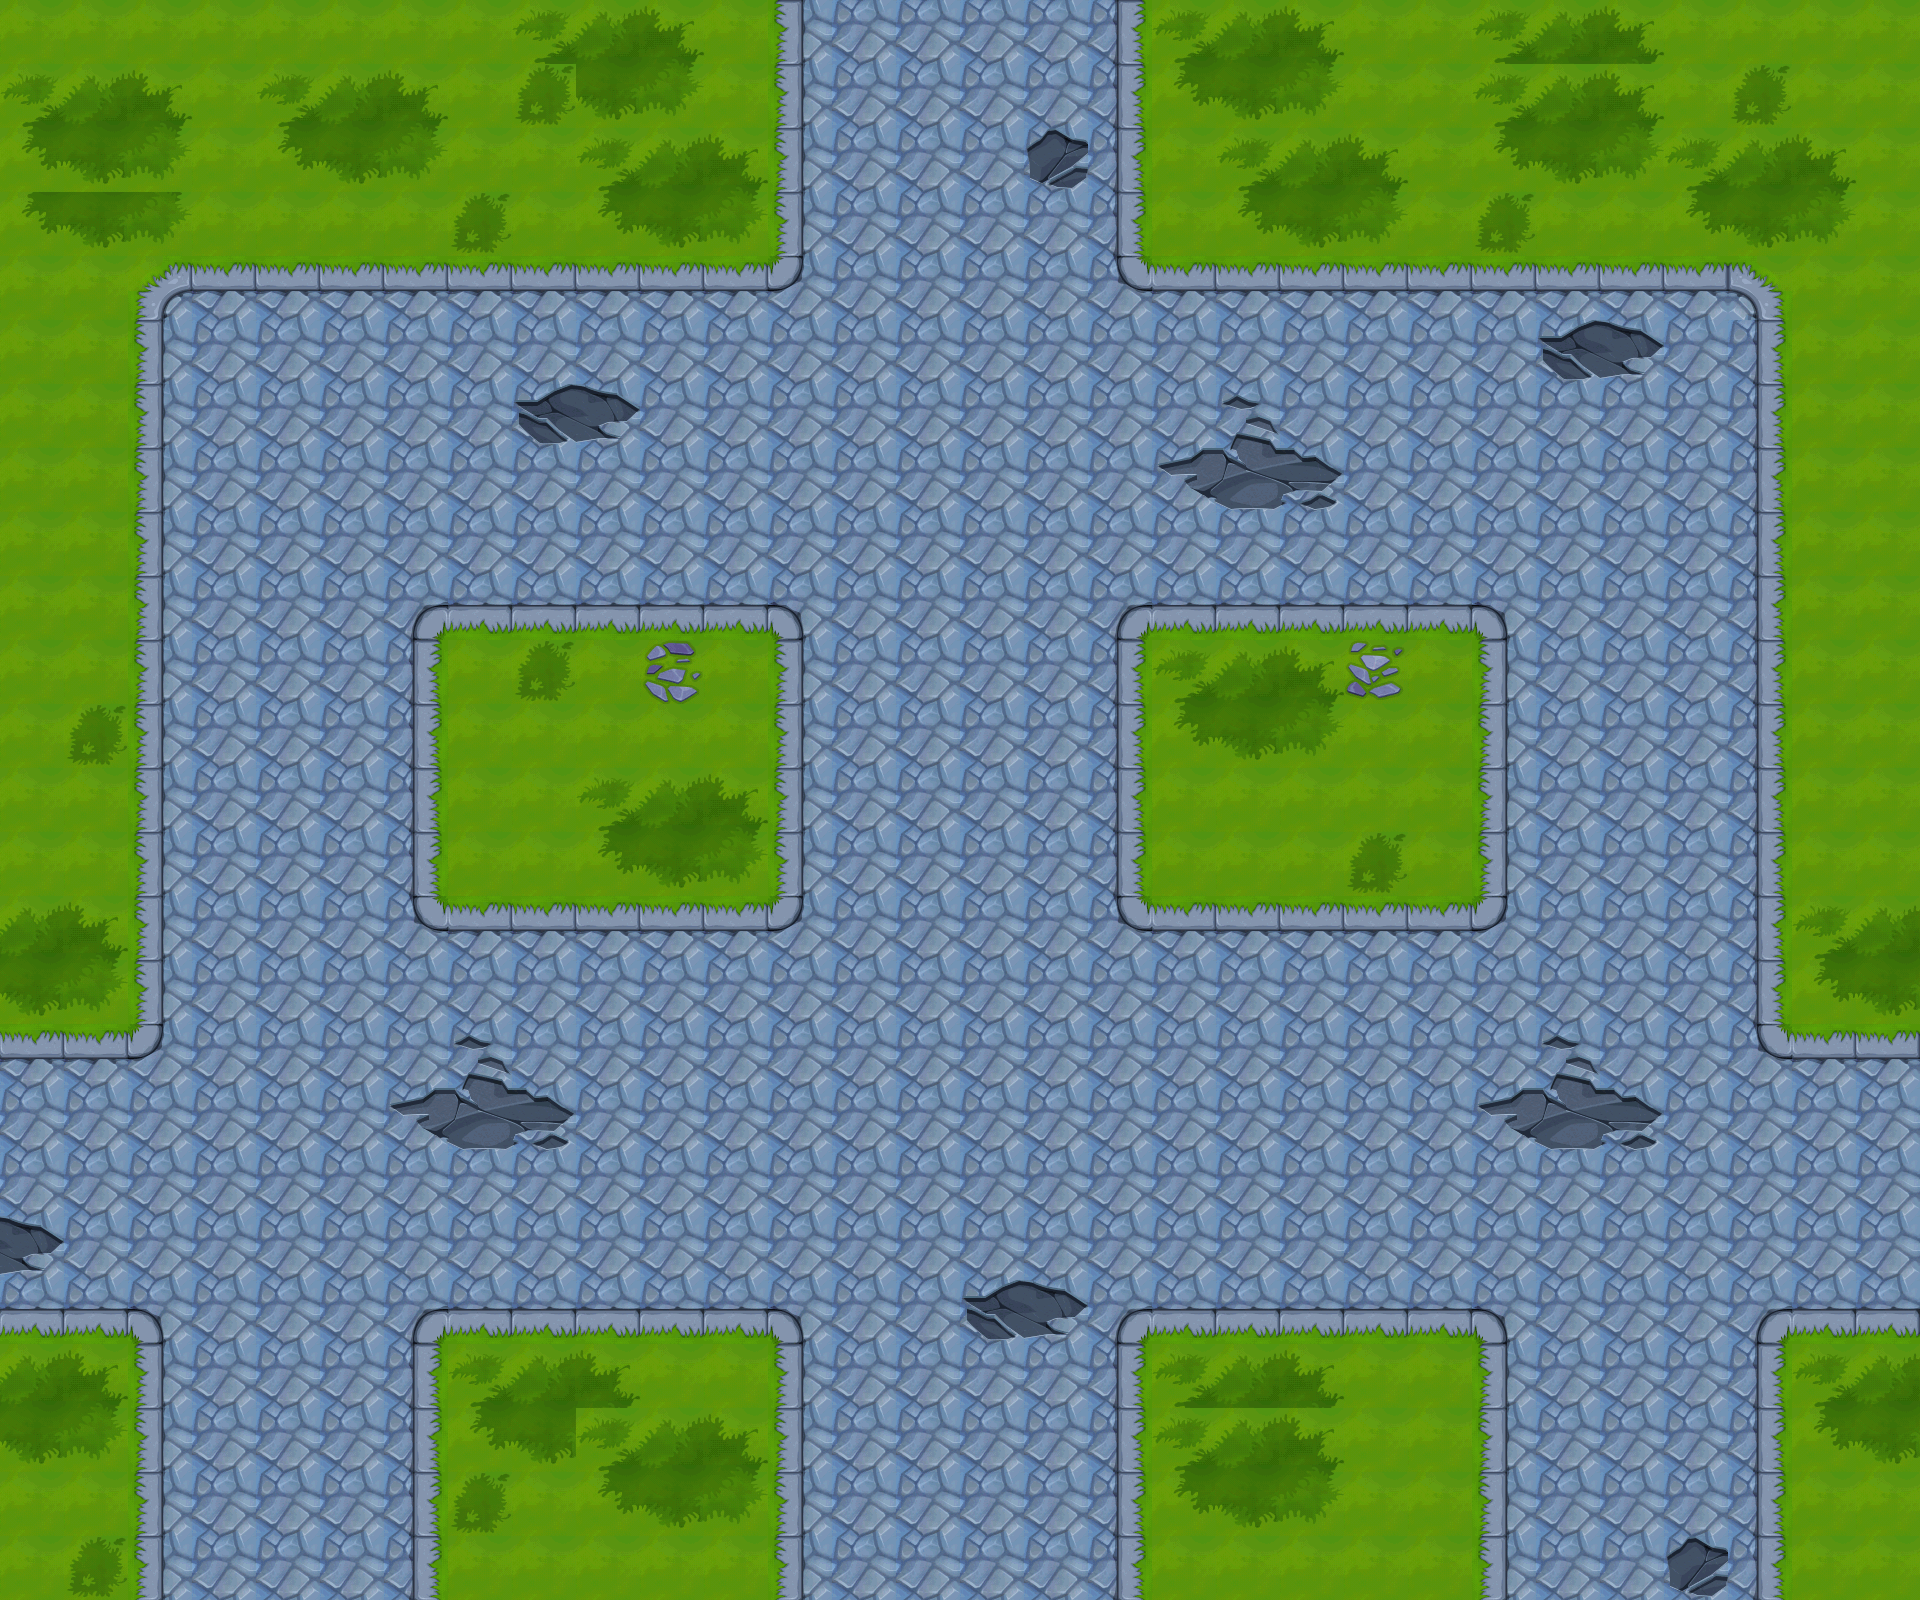

Tiled map render using the project's own tile images. Description and the map definition, with tile-layer contents summarised, below:
An orthogonal 30x25 tile map with 64x64 px tiles, 1 tile layer (background), 32 tilesets and 92 objects (17x collide, 7x collide_bullet).

<map version="1.0" orientation="orthogonal" width="30" height="25" tilewidth="64" tileheight="64">
 <tileset firstgid="1" name="bg06" tilewidth="64" tileheight="64">
  <image source="bg06.png" width="512" height="256" />
 </tileset>
 <tileset firstgid="33" name="jianzhu06_shu03" tilewidth="284" tileheight="274">
  <image source="jianzhu06_shu03.png" width="284" height="276" />
 </tileset>
 <tileset firstgid="34" name="jianzhu06_shu" tilewidth="291" tileheight="267">
  <image source="jianzhu06_shu.png" width="291" height="267" />
 </tileset>
 <tileset firstgid="35" name="jianzhu06_shu02" tilewidth="291" tileheight="267">
  <image source="jianzhu06_shu02.png" width="291" height="267" />
 </tileset>
 <tileset firstgid="36" name="jianzhu06_shitou" tilewidth="137" tileheight="83">
  <image source="jianzhu06_shitou.png" width="137" height="83" />
 </tileset>
 <tileset firstgid="37" name="jianzhu_lvhua" tilewidth="266" tileheight="142">
  <image source="jianzhu_lvhua.png" width="266" height="142" />
 </tileset>
 <tileset firstgid="38" name="jianzhu06_cao" tilewidth="125" tileheight="131">
  <image source="jianzhu06_cao.png" width="125" height="131" />
 </tileset>
 <tileset firstgid="39" name="jianzhu06_shui04" tilewidth="102" tileheight="54">
  <image source="jianzhu06_shui04.png" width="102" height="54" />
 </tileset>
 <tileset firstgid="40" name="jianzhu06_shui03" tilewidth="116" tileheight="54">
  <image source="jianzhu06_shui03.png" width="116" height="54" />
 </tileset>
 <tileset firstgid="41" name="jianzhu06_shui01" tilewidth="127" tileheight="65">
  <image source="jianzhu06_shui01.png" width="127" height="65" />
 </tileset>
 <tileset firstgid="42" name="jianzhu06_shui02" tilewidth="371" tileheight="217">
  <image source="jianzhu06_shui02.png" width="371" height="217" />
 </tileset>
 <tileset firstgid="43" name="jianzhu06_ken02" tilewidth="151" tileheight="79">
  <image source="jianzhu06_ken02.png" width="151" height="79" />
 </tileset>
 <tileset firstgid="44" name="jianzhu06_ken01" tilewidth="143" tileheight="56">
  <image source="jianzhu06_ken01.png" width="143" height="56" />
 </tileset>
 <tileset firstgid="45" name="jianzhu_xiangzi03" tilewidth="122" tileheight="76">
  <image source="jianzhu_xiangzi03.png" width="122" height="76" />
 </tileset>
 <tileset firstgid="46" name="jianzhu_xiangzi02" tilewidth="122" tileheight="126">
  <image source="jianzhu_xiangzi02.png" width="122" height="126" />
 </tileset>
 <tileset firstgid="47" name="jianzhu_xiangzi06" tilewidth="90" tileheight="113">
  <image source="jianzhu_xiangzi06.png" width="90" height="113" />
 </tileset>
 <tileset firstgid="48" name="jianzhu_xiangzi05" tilewidth="150" tileheight="170">
  <image source="jianzhu_xiangzi05.png" width="150" height="170" />
 </tileset>
 <tileset firstgid="49" name="jianzhu_xiangzi01" tilewidth="71" tileheight="80">
  <image source="jianzhu_xiangzi01.png" width="71" height="80" />
 </tileset>
 <tileset firstgid="50" name="jianzhu_xiangzi04" tilewidth="183" tileheight="126">
  <image source="jianzhu_xiangzi04.png" width="183" height="126" />
 </tileset>
 <tileset firstgid="51" name="jianzhu_xiangzi07" tilewidth="92" tileheight="112">
  <image source="jianzhu_xiangzi07.png" width="92" height="112" />
 </tileset>
 <tileset firstgid="52" name="jianzhu_qiang01" tilewidth="92" tileheight="54">
  <image source="jianzhu_qiang01.png" width="92" height="54" />
 </tileset>
 <tileset firstgid="53" name="yunbingche1" tilewidth="345" tileheight="247">
  <image source="yunbingche1.png" width="345" height="247" />
 </tileset>
 <tileset firstgid="54" name="yunbingche2" tilewidth="345" tileheight="245">
  <image source="yunbingche2.png" width="345" height="245" />
 </tileset>
 <tileset firstgid="55" name="shabao" tilewidth="113" tileheight="68">
  <image source="shabao.png" width="113" height="68" />
 </tileset>
 <tileset firstgid="56" name="jianzhu2_xiangzi0" tilewidth="192" tileheight="168">
  <image source="jianzhu2_xiangzi0.png" width="192" height="168" />
 </tileset>
 <tileset firstgid="57" name="jianzhu_xuezi01" tilewidth="242" tileheight="196">
  <image source="jianzhu_xuezi01.png" width="242" height="196" />
 </tileset>
 <tileset firstgid="58" name="jianzhu_xuezi02" tilewidth="219" tileheight="141">
  <image source="jianzhu_xuezi02.png" width="219" height="141" />
 </tileset>
 <tileset firstgid="59" name="jianzhu_xuezi03" tilewidth="192" tileheight="132">
  <image source="jianzhu_xuezi03.png" width="192" height="132" />
 </tileset>
 <tileset firstgid="60" name="jianzhu_xuezi04" tilewidth="421" tileheight="156">
  <image source="jianzhu_xuezi04.png" width="421" height="156" />
 </tileset>
 <tileset firstgid="61" name="jianzhu_xuezi05" tilewidth="180" tileheight="297">
  <image source="jianzhu_xuezi05.png" width="180" height="297" />
 </tileset>
 <tileset firstgid="62" name="jianzhu_langan" tilewidth="258" tileheight="59">
  <image source="jianzhu_langan.png" width="258" height="59" />
 </tileset>
 <tileset firstgid="63" name="pic_jingjie03" tilewidth="534" tileheight="86">
  <image source="pic_jingjie03.png" width="534" height="86" />
 </tileset>
 <layer name="background" width="30" height="25">
  <data>[750 cells, 750 non-empty, 28 distinct tile ids]</data>
 </layer>
 <objectgroup name="huatan1" width="30" height="25">
  <properties>
   <property name="filename" value="jianzhu_lvhua.png" />
   <property name="groundlayer" value="1" />
  </properties>
  <object gid="37" x="1183" y="842" />
  <object gid="37" x="480" y="835" />
 </objectgroup>
 <objectgroup name="zhihuitai" width="30" height="25">
  <properties>
   <property name="filename" value="pic_jingjie03.png" />
   <property name="groundlayer" value="1" />
  </properties>
  <object gid="63" x="648" y="75">
   <properties>
    <property name="groundZ" value="1" />
   </properties>
  </object>
 </objectgroup>
 <objectgroup name="huatan2" width="30" height="25">
  <properties>
   <property name="filename" value="jianzhu06_cao.png" />
   <property name="groundlayer" value="1" />
  </properties>
  <object gid="38" x="2082" y="777" />
 </objectgroup>
 <objectgroup name="shu1" width="30" height="25">
  <properties>
   <property name="buildlayer" value="1" />
   <property name="filename" value="jianzhu06_shu03.png" />
  </properties>
  <object gid="33" x="1089" y="178" />
  <object gid="33" x="-75" y="391" />
  <object gid="33" x="506" y="193" />
  <object gid="33" x="1495" y="180" />
  <object gid="33" x="1171" y="1568" />
  <object gid="33" x="1727" y="1022" />
  <object gid="33" x="1727" y="625" />
  <object gid="33" x="-88" y="1023" />
  <object gid="33" x="-91" y="1655" />
  <object gid="33" x="1727" y="1652" />
 </objectgroup>
 <objectgroup name="shu2" width="30" height="25">
  <properties>
   <property name="buildlayer" value="1" />
   <property name="filename" value="jianzhu06_shu02.png" />
  </properties>
  <object gid="35" x="1714" y="394" />
  <object gid="35" x="112" y="194" />
  <object gid="35" x="-88" y="779" />
  <object gid="35" x="332" y="196" />
  <object gid="35" x="1173" y="1727" />
  <object gid="35" x="1720" y="826" />
  <object gid="35" x="457" y="1585" />
  <object gid="35" x="-87" y="582" />
  <object gid="35" x="1715" y="212" />
 </objectgroup>
 <objectgroup name="shu3" width="30" height="25">
  <properties>
   <property name="buildlayer" value="1" />
   <property name="filename" value="jianzhu06_shu.png" />
  </properties>
  <object gid="34" x="-75" y="196" />
  <object gid="34" x="1288" y="185" />
  <object gid="34" x="459" y="1755" />
 </objectgroup>
 <objectgroup name="stone" width="30" height="25">
  <properties>
   <property name="filename" value="jianzhu06_shitou.png" />
   <property name="groundlayer" value="1" />
  </properties>
  <object gid="36" x="1475" y="169" />
  <object gid="36" x="298" y="172" />
 </objectgroup>
 <objectgroup name="shui1" width="30" height="25">
  <properties>
   <property name="filename" value="jianzhu06_shui04.png" />
   <property name="groundlayer" value="1" />
  </properties>
  <object gid="39" x="2273" y="652" />
 </objectgroup>
 <objectgroup name="shui2" width="30" height="25">
  <properties>
   <property name="filename" value="jianzhu06_shui03.png" />
   <property name="groundlayer" value="1" />
  </properties>
  <object gid="40" x="2263" y="798" />
 </objectgroup>
 <objectgroup name="shui3" width="30" height="25">
  <properties>
   <property name="filename" value="jianzhu06_shui03.png" />
   <property name="groundlayer" value="1" />
  </properties>
  <object gid="41" x="2309" y="373" />
 </objectgroup>
 <objectgroup name="shui4" width="30" height="25">
  <properties>
   <property name="filename" value="jianzhu06_shui03.png" />
   <property name="groundlayer" value="1" />
  </properties>
  <object gid="42" x="2055" y="563" />
 </objectgroup>
 <objectgroup name="nitu1" width="30" height="25">
  <properties>
   <property name="filename" value="jianzhu06_shui03.png" />
   <property name="groundlayer" value="1" />
  </properties>
  <object gid="43" x="2188" y="1267" />
 </objectgroup>
 <objectgroup name="nitu2" width="30" height="25">
  <properties>
   <property name="filename" value="jianzhu06_shui03.png" />
   <property name="groundlayer" value="1" />
  </properties>
  <object gid="44" x="2238" y="1136" />
 </objectgroup>
 <objectgroup name="greenboxs" width="30" height="25">
  <properties>
   <property name="filename" value="jianzhu_xiangzi03.png" />
   <property name="groundlayer" value="1" />
  </properties>
  <object gid="45" x="1198" y="897" />
 </objectgroup>
 <objectgroup name="greenboxb" width="30" height="25">
  <properties>
   <property name="filename" value="jianzhu_xiangzi02.png" />
   <property name="groundlayer" value="1" />
  </properties>
  <object gid="46" x="742" y="839">
   <properties>
    <property name="groundZ" value="2" />
   </properties>
  </object>
 </objectgroup>
 <objectgroup name="greenboxbb" width="30" height="25">
  <properties>
   <property name="filename" value="jianzhu2_xiangzi0.png" />
   <property name="groundlayer" value="1" />
  </properties>
  <object gid="56" x="705" y="1687" />
 </objectgroup>
 <objectgroup name="blackboxs" width="30" height="25">
  <properties>
   <property name="filename" value="jianzhu_xiangzi06.png" />
   <property name="groundlayer" value="1" />
  </properties>
  <object gid="47" x="1345" y="906">
   <properties>
    <property name="groundZ" value="2" />
   </properties>
  </object>
 </objectgroup>
 <objectgroup name="blackboxb" width="30" height="25">
  <properties>
   <property name="filename" value="jianzhu_xiangzi05.png" />
   <property name="groundlayer" value="1" />
  </properties>
  <object gid="48" x="1033" y="131">
   <properties>
    <property name="groundZ" value="3" />
   </properties>
  </object>
 </objectgroup>
 <objectgroup name="mutouboxs" width="30" height="25">
  <properties>
   <property name="filename" value="jianzhu_xiangzi01.png" />
   <property name="groundlayer" value="1" />
  </properties>
  <object gid="49" x="2100" y="1161" />
 </objectgroup>
 <objectgroup name="mutouboxb" width="30" height="25">
  <properties>
   <property name="filename" value="jianzhu_xiangzi04.png" />
   <property name="groundlayer" value="1" />
  </properties>
  <object gid="50" x="655" y="123">
   <properties>
    <property name="groundZ" value="1" />
   </properties>
  </object>
 </objectgroup>
 <objectgroup name="shabao" width="30" height="25">
  <properties>
   <property name="buildlayer" value="1" />
   <property name="filename" value="shabao.png" />
  </properties>
  <object gid="55" x="1029" y="163">
   <properties>
    <property name="groundZ" value="5" />
   </properties>
  </object>
  <object gid="55" x="717" y="184" />
  <object gid="55" x="483" y="982" />
 </objectgroup>
 <objectgroup name="M16" width="30" height="25">
  <properties>
   <property name="filename" value="jianzhu_xiangzi07.png" />
   <property name="groundlayer" value="1" />
  </properties>
  <object gid="51" x="760" y="821">
   <properties>
    <property name="groundZ" value="10" />
   </properties>
  </object>
  <object gid="51" x="1340" y="901">
   <properties>
    <property name="groundZ" value="10" />
   </properties>
  </object>
  <object gid="51" x="699" y="97">
   <properties>
    <property name="groundZ" value="10" />
   </properties>
  </object>
 </objectgroup>
 <objectgroup name="SVD" width="30" height="25">
  <properties>
   <property name="filename" value="jianzhu_qiang01.png" />
   <property name="groundlayer" value="1" />
  </properties>
  <object gid="52" x="1043" y="144">
   <properties>
    <property name="groundZ" value="10" />
   </properties>
  </object>
  <object gid="52" x="1215" y="872">
   <properties>
    <property name="groundZ" value="10" />
   </properties>
  </object>
 </objectgroup>
 <objectgroup name="tanke1" width="30" height="25">
  <properties>
   <property name="buildlayer" value="1" />
   <property name="filename" value="yunbingche1.png" />
  </properties>
  <object gid="53" x="1469" y="337" />
 </objectgroup>
 <objectgroup name="tanke2" width="30" height="25">
  <properties>
   <property name="buildlayer" value="1" />
   <property name="filename" value="yunbingche2.png" />
  </properties>
  <object gid="54" x="480" y="978" />
 </objectgroup>
 <objectgroup name="blood1" width="30" height="25">
  <properties>
   <property name="filename" value="jianzhu_xuezi01.png" />
   <property name="groundlayer" value="1" />
  </properties>
  <object gid="57" x="759" y="1210" />
  <object gid="57" x="863" y="715" />
  <object gid="57" x="173" y="1675" />
 </objectgroup>
 <objectgroup name="blood2" width="30" height="25">
  <properties>
   <property name="filename" value="jianzhu_xuezi02.png" />
   <property name="groundlayer" value="1" />
  </properties>
  <object gid="58" x="1392" y="530" />
  <object gid="58" x="1501" y="1645" />
 </objectgroup>
 <objectgroup name="blood3" width="30" height="25">
  <properties>
   <property name="filename" value="jianzhu_xuezi03.png" />
   <property name="groundlayer" value="1" />
  </properties>
  <object gid="59" x="283" y="539" />
  <object gid="59" x="1249" y="1228" />
  <object gid="59" x="1541" y="1026" />
  <object gid="59" x="340" y="1126" />
 </objectgroup>
 <objectgroup name="blood4" width="30" height="25">
  <properties>
   <property name="filename" value="jianzhu_xuezi04.png" />
   <property name="groundlayer" value="1" />
  </properties>
  <object gid="60" x="1636" y="1267" />
  <object gid="60" x="-213" y="1235" />
 </objectgroup>
 <objectgroup name="blood5" width="30" height="25">
  <properties>
   <property name="filename" value="jianzhu_xuezi05.png" />
   <property name="groundlayer" value="1" />
  </properties>
  <object gid="61" x="881" y="1704" />
  <object gid="61" x="831" y="396" />
 </objectgroup>
 <objectgroup name="langan" width="30" height="25">
  <properties>
   <property name="buildlayer" value="1" />
   <property name="filename" value="jianzhu_langan.png" />
  </properties>
  <object gid="62" x="1793" y="1031" />
  <object gid="62" x="1793" y="1373" />
  <object gid="62" x="-141" y="1031" />
  <object gid="62" x="-145" y="1373" />
 </objectgroup>
 <objectgroup name="collide_people" width="30" height="25" visible="0">
  <object type="collide" x="-156" y="115" width="277" height="921" />
  <object type="collide" x="1222" y="1385" width="187" height="477" />
  <object type="collide" x="1028" y="-43" width="805" height="207" />
  <object type="collide" x="-329" y="1336" width="443" height="417" />
  <object type="collide" x="30" y="-24" width="805" height="207" />
  <object type="collide" x="1792" y="1343" width="317" height="519" />
  <object type="collide" x="-145" y="1610" width="2286" height="177" />
  <object type="collide" x="-193" y="968" width="183" height="450" />
  <object type="collide" x="726" y="-187" width="480" height="177" />
  <object type="collide" x="516" y="1397" width="185" height="471" />
  <object type="collide" x="1792" y="151" width="269" height="885" />
  <object type="collide" x="1476" y="73" width="483" height="259" />
  <object type="collide" x="1933" y="949" width="244" height="477" />
  <object type="collide" x="622" y="1513" width="231" height="277" />
  <object type="collide" x="482" y="713" width="338" height="263" />
  <object type="collide" x="1185" y="720" width="262" height="180" />
  <object type="collide" x="738" y="713" width="126" height="126" />
 </objectgroup>
 <objectgroup name="collide_bullet" width="30" height="25" visible="0">
  <object type="collide_bullet" x="485" y="717" width="296" height="141" />
  <object type="collide_bullet" x="572" y="767" width="209" height="128" />
  <object type="collide_bullet" x="727" y="716" width="133" height="80" />
  <object type="collide_bullet" x="1189" y="722" width="255" height="102" />
  <object type="collide_bullet" x="1346" y="755" width="85" height="100" />
  <object type="collide_bullet" x="1495" y="168" width="186" height="83" />
  <object type="collide_bullet" x="1646" y="137" width="137" height="75" />
 </objectgroup>
</map>
